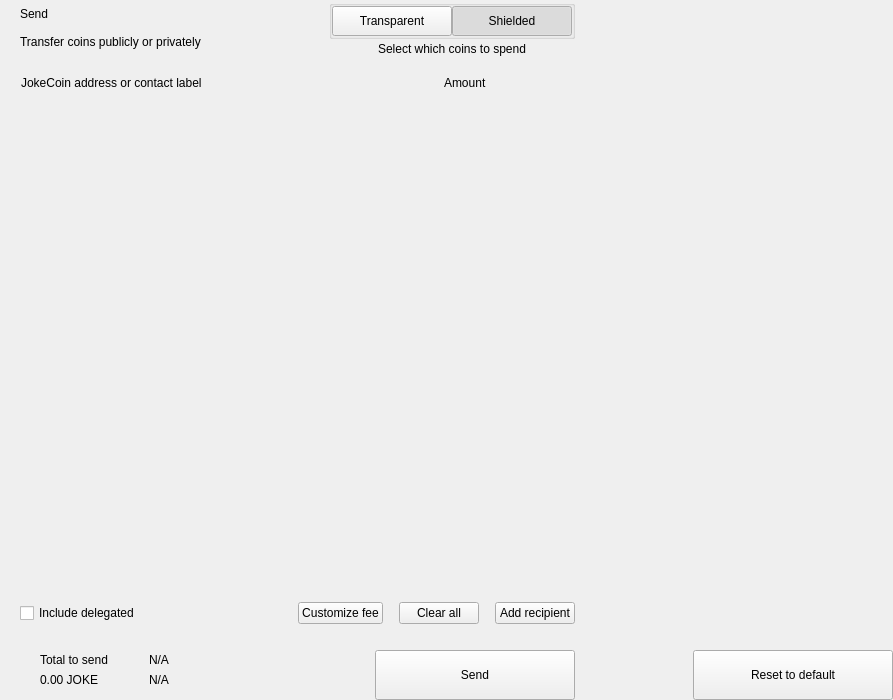
<?xml version="1.0" encoding="UTF-8"?>
<ui version="4.0">
 <class>send</class>
 <widget class="QWidget" name="send">
  <property name="geometry">
   <rect>
    <x>0</x>
    <y>0</y>
    <width>893</width>
    <height>700</height>
   </rect>
  </property>
  <property name="windowTitle">
   <string>Form</string>
  </property>
  <layout class="QHBoxLayout" name="horizontalLayout_2" stretch="2,1">
   <property name="spacing">
    <number>0</number>
   </property>
   <property name="leftMargin">
    <number>0</number>
   </property>
   <property name="topMargin">
    <number>0</number>
   </property>
   <property name="rightMargin">
    <number>0</number>
   </property>
   <property name="bottomMargin">
    <number>0</number>
   </property>
   <item>
    <widget class="QWidget" name="left" native="true">
     <layout class="QVBoxLayout" name="verticalLayout_3">
      <property name="spacing">
       <number>0</number>
      </property>
      <property name="leftMargin">
       <number>0</number>
      </property>
      <property name="topMargin">
       <number>0</number>
      </property>
      <property name="rightMargin">
       <number>0</number>
      </property>
      <property name="bottomMargin">
       <number>0</number>
      </property>
      <item>
       <layout class="QVBoxLayout" name="verticalLayout_22" stretch="0,0,0,1,0,0,0,0">
        <property name="spacing">
         <number>0</number>
        </property>
        <item>
         <layout class="QHBoxLayout" name="horizontalLayout_3">
          <property name="spacing">
           <number>0</number>
          </property>
          <property name="leftMargin">
           <number>20</number>
          </property>
          <property name="rightMargin">
           <number>20</number>
          </property>
          <item>
           <layout class="QVBoxLayout" name="verticalLayout">
            <property name="spacing">
             <number>0</number>
            </property>
            <item>
             <widget class="QLabel" name="labelTitle">
              <property name="text">
               <string>Send</string>
              </property>
              <property name="alignment">
               <set>Qt::AlignLeading|Qt::AlignLeft|Qt::AlignVCenter</set>
              </property>
             </widget>
            </item>
            <item>
             <widget class="QLabel" name="labelSubtitle1">
              <property name="text">
               <string>Transfer coins publicly or privately</string>
              </property>
             </widget>
            </item>
           </layout>
          </item>
          <item>
           <spacer name="horizontalSpacer">
            <property name="orientation">
             <enum>Qt::Horizontal</enum>
            </property>
            <property name="sizeHint" stdset="0">
             <size>
              <width>40</width>
              <height>20</height>
             </size>
            </property>
           </spacer>
          </item>
          <item>
           <layout class="QVBoxLayout" name="verticalLayout_6">
            <property name="spacing">
             <number>3</number>
            </property>
            <item alignment="Qt::AlignHCenter">
             <widget class="QGroupBox" name="groupBox">
              <property name="styleSheet">
               <string notr="true">#groupBox{
padding-top:2px;
}</string>
              </property>
              <property name="title">
               <string/>
              </property>
              <property name="alignment">
               <set>Qt::AlignCenter</set>
              </property>
              <layout class="QHBoxLayout" name="horizontalLayout_4">
               <property name="spacing">
                <number>0</number>
               </property>
               <property name="leftMargin">
                <number>0</number>
               </property>
               <property name="topMargin">
                <number>0</number>
               </property>
               <property name="rightMargin">
                <number>0</number>
               </property>
               <property name="bottomMargin">
                <number>0</number>
               </property>
               <item>
                <widget class="QPushButton" name="pushLeft">
                 <property name="minimumSize">
                  <size>
                   <width>120</width>
                   <height>30</height>
                  </size>
                 </property>
                 <property name="maximumSize">
                  <size>
                   <width>120</width>
                   <height>30</height>
                  </size>
                 </property>
                 <property name="focusPolicy">
                  <enum>Qt::NoFocus</enum>
                 </property>
                 <property name="text">
                  <string>Transparent</string>
                 </property>
                 <property name="checkable">
                  <bool>true</bool>
                 </property>
                 <property name="autoExclusive">
                  <bool>true</bool>
                 </property>
                </widget>
               </item>
               <item>
                <widget class="QPushButton" name="pushRight">
                 <property name="minimumSize">
                  <size>
                   <width>120</width>
                   <height>30</height>
                  </size>
                 </property>
                 <property name="maximumSize">
                  <size>
                   <width>120</width>
                   <height>30</height>
                  </size>
                 </property>
                 <property name="focusPolicy">
                  <enum>Qt::NoFocus</enum>
                 </property>
                 <property name="text">
                  <string>Shielded</string>
                 </property>
                 <property name="checkable">
                  <bool>true</bool>
                 </property>
                 <property name="checked">
                  <bool>true</bool>
                 </property>
                 <property name="autoExclusive">
                  <bool>true</bool>
                 </property>
                </widget>
               </item>
              </layout>
             </widget>
            </item>
            <item alignment="Qt::AlignHCenter|Qt::AlignTop">
             <widget class="QLabel" name="labelSubtitle2">
              <property name="styleSheet">
               <string notr="true"/>
              </property>
              <property name="text">
               <string>Select which coins to spend</string>
              </property>
              <property name="alignment">
               <set>Qt::AlignCenter</set>
              </property>
              <property name="indent">
               <number>0</number>
              </property>
             </widget>
            </item>
           </layout>
          </item>
         </layout>
        </item>
        <item>
         <spacer name="verticalSpacer_2">
          <property name="orientation">
           <enum>Qt::Vertical</enum>
          </property>
          <property name="sizeType">
           <enum>QSizePolicy::Fixed</enum>
          </property>
          <property name="sizeHint" stdset="0">
           <size>
            <width>20</width>
            <height>20</height>
           </size>
          </property>
         </spacer>
        </item>
        <item>
         <layout class="QHBoxLayout" name="horizontalLayout" stretch="6,0,2">
          <property name="spacing">
           <number>0</number>
          </property>
          <property name="leftMargin">
           <number>10</number>
          </property>
          <property name="topMargin">
           <number>0</number>
          </property>
          <property name="rightMargin">
           <number>20</number>
          </property>
          <property name="bottomMargin">
           <number>0</number>
          </property>
          <item>
           <widget class="QLabel" name="labelSubtitleAddress">
            <property name="styleSheet">
             <string notr="true">margin-left:8px;</string>
            </property>
            <property name="text">
             <string>JokeCoin address or contact label</string>
            </property>
           </widget>
          </item>
          <item>
           <spacer name="horizontalSpacer_3">
            <property name="orientation">
             <enum>Qt::Horizontal</enum>
            </property>
            <property name="sizeType">
             <enum>QSizePolicy::Fixed</enum>
            </property>
            <property name="sizeHint" stdset="0">
             <size>
              <width>40</width>
              <height>1</height>
             </size>
            </property>
           </spacer>
          </item>
          <item>
           <widget class="QLabel" name="labelSubtitleAmount">
            <property name="text">
             <string>Amount</string>
            </property>
           </widget>
          </item>
         </layout>
        </item>
        <item>
         <widget class="QScrollArea" name="scrollArea">
          <property name="minimumSize">
           <size>
            <width>0</width>
            <height>350</height>
           </size>
          </property>
          <property name="styleSheet">
           <string notr="true">#scrollArea {
            background:transparent;
            margin-top:10px;
}</string>
          </property>
          <property name="horizontalScrollBarPolicy">
           <enum>Qt::ScrollBarAlwaysOff</enum>
          </property>
          <property name="sizeAdjustPolicy">
           <enum>QAbstractScrollArea::AdjustIgnored</enum>
          </property>
          <property name="widgetResizable">
           <bool>true</bool>
          </property>
          <property name="alignment">
           <set>Qt::AlignLeading|Qt::AlignLeft|Qt::AlignTop</set>
          </property>
          <widget class="QWidget" name="scrollAreaWidgetContents">
           <property name="geometry">
            <rect>
             <x>0</x>
             <y>0</y>
             <width>591</width>
             <height>16</height>
            </rect>
           </property>
           <property name="sizePolicy">
            <sizepolicy hsizetype="Preferred" vsizetype="Maximum">
             <horstretch>0</horstretch>
             <verstretch>0</verstretch>
            </sizepolicy>
           </property>
           <property name="autoFillBackground">
            <bool>false</bool>
           </property>
           <property name="styleSheet">
            <string notr="true">#scrollAreaWidgetContents {
             background:transparent;
             }</string>
           </property>
           <layout class="QVBoxLayout" name="verticalLayout_7">
            <property name="spacing">
             <number>0</number>
            </property>
            <property name="sizeConstraint">
             <enum>QLayout::SetDefaultConstraint</enum>
            </property>
            <property name="leftMargin">
             <number>0</number>
            </property>
            <property name="topMargin">
             <number>0</number>
            </property>
            <property name="rightMargin">
             <number>0</number>
            </property>
            <property name="bottomMargin">
             <number>0</number>
            </property>
           </layout>
          </widget>
         </widget>
        </item>
        <item>
         <spacer name="verticalSpacer_4">
          <property name="orientation">
           <enum>Qt::Vertical</enum>
          </property>
          <property name="sizeType">
           <enum>QSizePolicy::Fixed</enum>
          </property>
          <property name="sizeHint" stdset="0">
           <size>
            <width>20</width>
            <height>20</height>
           </size>
          </property>
         </spacer>
        </item>
        <item>
         <layout class="QHBoxLayout" name="horizontalLayout_20">
          <property name="spacing">
           <number>6</number>
          </property>
          <property name="leftMargin">
           <number>20</number>
          </property>
          <property name="rightMargin">
           <number>20</number>
          </property>
          <item>
           <widget class="QCheckBox" name="checkBoxDelegations">
            <property name="layoutDirection">
             <enum>Qt::LeftToRight</enum>
            </property>
            <property name="text">
             <string>Include delegated</string>
            </property>
           </widget>
          </item>
          <item>
           <spacer name="horizontalSpacer_4">
            <property name="orientation">
             <enum>Qt::Horizontal</enum>
            </property>
            <property name="sizeHint" stdset="0">
             <size>
              <width>10</width>
              <height>20</height>
             </size>
            </property>
           </spacer>
          </item>
          <item>
           <widget class="QPushButton" name="pushButtonFee">
            <property name="focusPolicy">
             <enum>Qt::NoFocus</enum>
            </property>
            <property name="text">
             <string>Customize fee</string>
            </property>
           </widget>
          </item>
          <item>
           <spacer name="horizontalSpacer_11">
            <property name="orientation">
             <enum>Qt::Horizontal</enum>
            </property>
            <property name="sizeType">
             <enum>QSizePolicy::Minimum</enum>
            </property>
            <property name="sizeHint" stdset="0">
             <size>
              <width>10</width>
              <height>20</height>
             </size>
            </property>
           </spacer>
          </item>
          <item>
           <widget class="QPushButton" name="pushButtonClear">
            <property name="focusPolicy">
             <enum>Qt::NoFocus</enum>
            </property>
            <property name="layoutDirection">
             <enum>Qt::RightToLeft</enum>
            </property>
            <property name="text">
             <string>Clear all</string>
            </property>
           </widget>
          </item>
          <item>
           <spacer name="horizontalSpacer_6">
            <property name="orientation">
             <enum>Qt::Horizontal</enum>
            </property>
            <property name="sizeType">
             <enum>QSizePolicy::Fixed</enum>
            </property>
            <property name="sizeHint" stdset="0">
             <size>
              <width>10</width>
              <height>20</height>
             </size>
            </property>
           </spacer>
          </item>
          <item>
           <widget class="QPushButton" name="pushButtonAddRecipient">
            <property name="focusPolicy">
             <enum>Qt::NoFocus</enum>
            </property>
            <property name="text">
             <string>Add recipient</string>
            </property>
           </widget>
          </item>
         </layout>
        </item>
        <item>
         <spacer name="verticalSpacer">
          <property name="orientation">
           <enum>Qt::Vertical</enum>
          </property>
          <property name="sizeType">
           <enum>QSizePolicy::Fixed</enum>
          </property>
          <property name="sizeHint" stdset="0">
           <size>
            <width>20</width>
            <height>16</height>
           </size>
          </property>
         </spacer>
        </item>
        <item>
         <layout class="QHBoxLayout" name="horizontalLayout_7">
          <property name="rightMargin">
           <number>20</number>
          </property>
          <item>
           <layout class="QHBoxLayout" name="horizontalLayout_10">
            <property name="spacing">
             <number>0</number>
            </property>
            <property name="leftMargin">
             <number>8</number>
            </property>
            <item>
             <widget class="QStackedWidget" name="stackedWidget">
              <property name="minimumSize">
               <size>
                <width>0</width>
                <height>60</height>
               </size>
              </property>
              <property name="maximumSize">
               <size>
                <width>16777215</width>
                <height>60</height>
               </size>
              </property>
              <widget class="QWidget" name="page1">
               <layout class="QVBoxLayout" name="verticalLayout_71" stretch="0">
                <property name="spacing">
                 <number>6</number>
                </property>
                <property name="leftMargin">
                 <number>12</number>
                </property>
                <property name="topMargin">
                 <number>0</number>
                </property>
                <property name="rightMargin">
                 <number>0</number>
                </property>
                <property name="bottomMargin">
                 <number>0</number>
                </property>
                <item>
                 <widget class="QWidget" name="coinWidget" native="true">
                  <property name="minimumSize">
                   <size>
                    <width>0</width>
                    <height>60</height>
                   </size>
                  </property>
                  <property name="maximumSize">
                   <size>
                    <width>16777215</width>
                    <height>60</height>
                   </size>
                  </property>
                  <layout class="QHBoxLayout" name="horizontalLayout_9">
                   <property name="spacing">
                    <number>0</number>
                   </property>
                   <property name="leftMargin">
                    <number>20</number>
                   </property>
                   <property name="topMargin">
                    <number>10</number>
                   </property>
                   <property name="rightMargin">
                    <number>20</number>
                   </property>
                   <property name="bottomMargin">
                    <number>10</number>
                   </property>
                   <item>
                    <layout class="QVBoxLayout" name="verticalSend">
                     <property name="spacing">
                      <number>0</number>
                     </property>
                     <item>
                      <widget class="QLabel" name="labelTitleTotalSend">
                       <property name="text">
                        <string>Total to send</string>
                       </property>
                      </widget>
                     </item>
                     <item>
                      <widget class="QLabel" name="labelAmountSend">
                       <property name="text">
                        <string notr="true">0.00 JOKE</string>
                       </property>
                      </widget>
                     </item>
                    </layout>
                   </item>
                   <item>
                    <spacer name="horizontalSpacer_9">
                     <property name="orientation">
                      <enum>Qt::Horizontal</enum>
                     </property>
                     <property name="sizeType">
                      <enum>QSizePolicy::Fixed</enum>
                     </property>
                     <property name="sizeHint" stdset="0">
                      <size>
                       <width>20</width>
                       <height>20</height>
                      </size>
                     </property>
                    </spacer>
                   </item>
                   <item>
                    <widget class="QLabel" name="labelLine">
                     <property name="minimumSize">
                      <size>
                       <width>1</width>
                       <height>0</height>
                      </size>
                     </property>
                     <property name="maximumSize">
                      <size>
                       <width>1</width>
                       <height>16777215</height>
                      </size>
                     </property>
                     <property name="text">
                      <string/>
                     </property>
                    </widget>
                   </item>
                   <item>
                    <spacer name="horizontalSpacer_10">
                     <property name="orientation">
                      <enum>Qt::Horizontal</enum>
                     </property>
                     <property name="sizeType">
                      <enum>QSizePolicy::Fixed</enum>
                     </property>
                     <property name="sizeHint" stdset="0">
                      <size>
                       <width>20</width>
                       <height>20</height>
                      </size>
                     </property>
                    </spacer>
                   </item>
                   <item>
                    <layout class="QVBoxLayout" name="verticalRemaining">
                     <property name="spacing">
                      <number>0</number>
                     </property>
                     <item>
                      <widget class="QLabel" name="labelTitleTotalRemaining">
                       <property name="text">
                        <string notr="true">N/A</string>
                       </property>
                      </widget>
                     </item>
                     <item>
                      <widget class="QLabel" name="labelAmountRemaining">
                       <property name="text">
                        <string notr="true">N/A</string>
                       </property>
                      </widget>
                     </item>
                    </layout>
                   </item>
                  </layout>
                 </widget>
                </item>
               </layout>
              </widget>
              <widget class="QWidget" name="page_2"/>
             </widget>
            </item>
           </layout>
          </item>
          <item>
           <spacer name="horizontalSpacer_5">
            <property name="orientation">
             <enum>Qt::Horizontal</enum>
            </property>
            <property name="sizeType">
             <enum>QSizePolicy::Expanding</enum>
            </property>
            <property name="sizeHint" stdset="0">
             <size>
              <width>40</width>
              <height>20</height>
             </size>
            </property>
           </spacer>
          </item>
          <item alignment="Qt::AlignBottom">
           <widget class="QPushButton" name="pushButtonSave">
            <property name="minimumSize">
             <size>
              <width>200</width>
              <height>50</height>
             </size>
            </property>
            <property name="maximumSize">
             <size>
              <width>200</width>
              <height>50</height>
             </size>
            </property>
            <property name="focusPolicy">
             <enum>Qt::NoFocus</enum>
            </property>
            <property name="text">
             <string>Send</string>
            </property>
           </widget>
          </item>
         </layout>
        </item>
       </layout>
      </item>
     </layout>
    </widget>
   </item>
   <item>
    <widget class="QWidget" name="right" native="true">
     <layout class="QVBoxLayout" name="verticalLayout_5">
      <property name="leftMargin">
       <number>0</number>
      </property>
      <property name="topMargin">
       <number>0</number>
      </property>
      <property name="rightMargin">
       <number>0</number>
      </property>
      <property name="bottomMargin">
       <number>0</number>
      </property>
      <item>
       <layout class="QVBoxLayout" name="verticalLayout_4">
        <property name="spacing">
         <number>6</number>
        </property>
        <item>
         <widget class="OptionButton" name="btnCoinControl" native="true">
          <property name="minimumSize">
           <size>
            <width>0</width>
            <height>50</height>
           </size>
          </property>
         </widget>
        </item>
        <item>
         <widget class="OptionButton" name="btnChangeAddress" native="true">
          <property name="minimumSize">
           <size>
            <width>0</width>
            <height>50</height>
           </size>
          </property>
         </widget>
        </item>
        <item>
         <widget class="OptionButton" name="btnUri" native="true">
          <property name="minimumSize">
           <size>
            <width>0</width>
            <height>50</height>
           </size>
          </property>
         </widget>
        </item>
        <item>
         <widget class="OptionButton" name="btnShieldCoins" native="true">
          <property name="minimumSize">
           <size>
            <width>0</width>
            <height>50</height>
           </size>
          </property>
         </widget>
        </item>
        <item>
         <spacer name="verticalSpacer_5">
          <property name="orientation">
           <enum>Qt::Vertical</enum>
          </property>
          <property name="sizeHint" stdset="0">
           <size>
            <width>20</width>
            <height>40</height>
           </size>
          </property>
         </spacer>
        </item>
        <item>
         <layout class="QHBoxLayout" name="horizontalLayout_8">
          <item>
           <spacer name="horizontalSpacer_7">
            <property name="orientation">
             <enum>Qt::Horizontal</enum>
            </property>
            <property name="sizeHint" stdset="0">
             <size>
              <width>40</width>
              <height>20</height>
             </size>
            </property>
           </spacer>
          </item>
          <item>
           <widget class="QPushButton" name="pushButtonReset">
            <property name="minimumSize">
             <size>
              <width>200</width>
              <height>50</height>
             </size>
            </property>
            <property name="maximumSize">
             <size>
              <width>200</width>
              <height>50</height>
             </size>
            </property>
            <property name="focusPolicy">
             <enum>Qt::NoFocus</enum>
            </property>
            <property name="text">
             <string>Reset to default</string>
            </property>
           </widget>
          </item>
         </layout>
        </item>
       </layout>
      </item>
     </layout>
    </widget>
   </item>
  </layout>
 </widget>
 <customwidgets>
  <customwidget>
   <class>OptionButton</class>
   <extends>QWidget</extends>
   <header>qt/jokecoin/optionbutton.h</header>
   <container>1</container>
  </customwidget>
 </customwidgets>
 <resources/>
 <connections/>
</ui>
